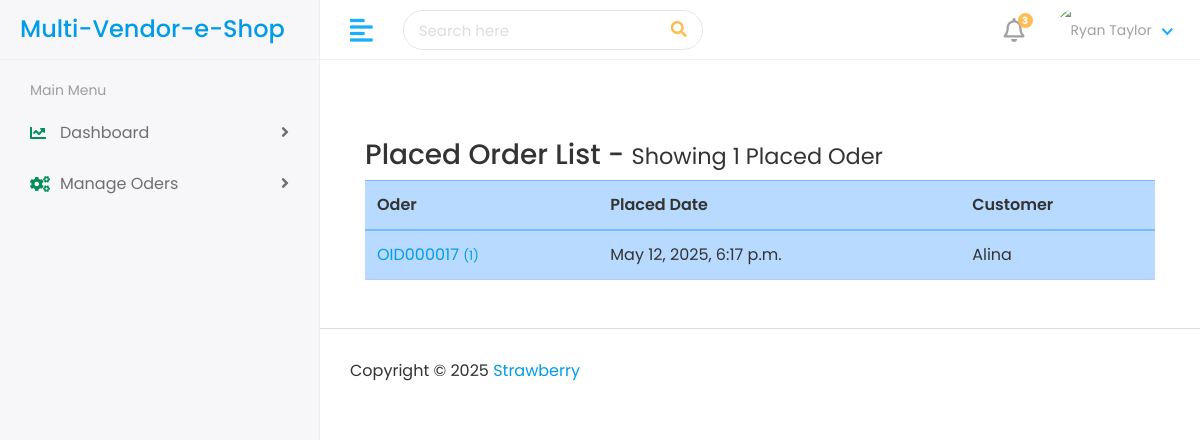
/admin-panel/placed-oder-list/ (signed in), run on the app's committed database.
### products/models.py (models this page shows, shortened)
class PlacedOder(models.Model):
    STATUS = [
        ("Oder Recived", "Oder Recived"),
        ("Oder Packed", "Oder Packed"),
        ("Oder OnTheWay", "Oder OnTheWay"),
        ("Oder Shipped", "Oder Shipped"),
    ]
    user = models.ForeignKey("accounts.CustomUser", on_delete=models.CASCADE)
    shipping_address = models.ForeignKey(
        CustomerAddress, on_delete=models.DO_NOTHING, related_name="shipping_address"
    )
    sub_total_price = models.FloatField(blank=True, null=True)
    status = models.CharField(max_length=50, choices=STATUS, default="Oder Recived")
    paid = models.BooleanField(default=False)
    placed_date = models.DateTimeField(auto_now_add=True)
    order_number = models.CharField(max_length=12, blank=True, null=True)

### accounts/models.py (models this page shows, shortened)
class CustomUser(AbstractBaseUser, PermissionsMixin):
    USER_ROLE = [
        ('1', 'Customer'),
        ('2', 'Editor'),
        ('3', 'Vendor'),
    ]
    email = models.EmailField(unique=True)
    first_name = models.CharField(max_length=30)
    last_name = models.CharField(max_length=30)
    mobile = models.PositiveIntegerField()
    user_role = models.CharField(choices=USER_ROLE, default=1, max_length=20)
    date_joined = models.DateTimeField(default=timezone.now)
    is_active = models.BooleanField(default=True)
    is_staff = models.BooleanField(default=True)
    objects = CustomUserManager()
    USERNAME_FIELD = 'email'
    REQUIRED_FIELDS = ['first_name', 'last_name','mobile']

### AdminPanel/views.py (the view)
# urls.py: path('admin-panel/placed-oder-list/', views.show_placed_oder_list, name='show_placed_oder_list'),
@login_required(login_url='user_login')
def show_placed_oder_list(request):
    placed_oder_list = PlacedOder.objects.all()
    context={
        'placed_oder_list':placed_oder_list
    }
    return render(request, 'admin-panel/placed-oder-list.html', context)

### templates/admin-panel/placed-oder-list.html (shortened to what this page needs)
{% extends "admin-panel/admin-base.html" %}
{% load static %}
{% block admin-body %}
<div class="container my-5">
    <div class="head-area">
        <h3>Placed Order List - <small>Showing {{placed_oder_list|length}} Placed Oder</small></h3>
    </div>
    <div class="table-responsive">
        <table class="table table-primary">
            <thead>
                <tr>
                    <th scope="col">Oder</th>
                    <th scope="col">Placed Date</th>
                    <th scope="col">Customer</th>
                </tr>
            </thead>
            <tbody>
                {% for oder in placed_oder_list %}
                    <tr class="">
                        <td scope="row"><a href="{% url 'show_placed_oder_item_list' oder.id %}">{{oder.order_number}} <small>({{oder.order_items.count}})</small></a></td>
                        <td>{{oder.placed_date}}</td>
                        <td>{{oder.user.first_name}}</td>
                    </tr>
                {% endfor %}
            </tbody>
        </table>
    </div>
</div>
{% endblock admin-body %}

### static/admin-panel/assets/css/style.css (style rules this page uses)
html { height: 100%; }
body { background-color: #fff; color: #333; font-family: 'Poppins', sans-serif; font-size: 1rem; height: 100%; line-height: 1.5; overflow-x: hidden; }
h1, h2, h3, h4, h5, h6 { font-family: 'Poppins', sans-serif; margin-top: 0; }
a { color: #009ce7; }
input, button, a { transition: all 0.4s ease; -moz-transition: all 0.4s ease; -o-transition: all 0.4s ease; -ms-transition: all 0.4s ease; -webkit-transition: all 0.4s ease; }
.table { color: #333; max-width: 100%; margin-bottom: 0; width: 100%; }
.table thead tr th { font-weight: 600; }
.table tbody tr { border-bottom: 1px solid rgba(0, 0, 0, 0.05); }

### data on the page
PlacedOder: order_number "OID000017", order_items.count "1", placed_date "May 12, 2025, 6:17 p.m.", user.first_name "Alina"

### other printed values
{{ placed_oder_list|length }} "1"
